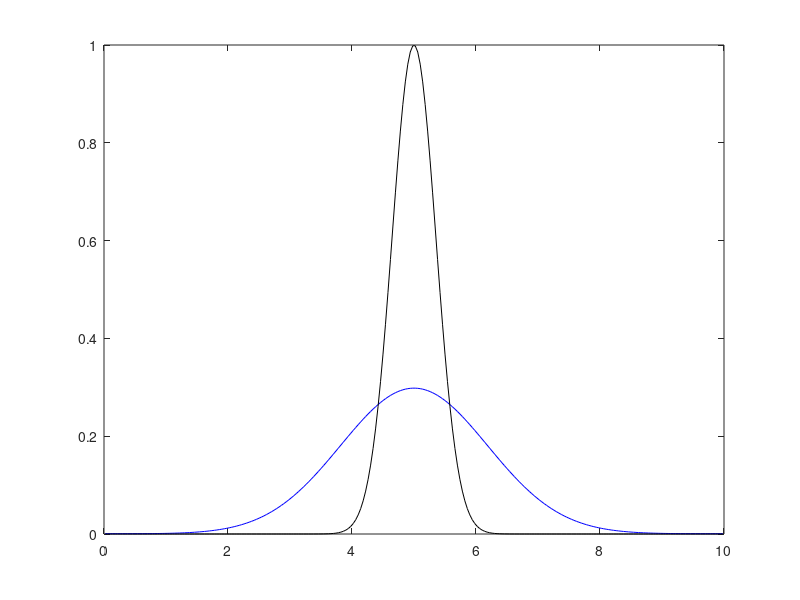
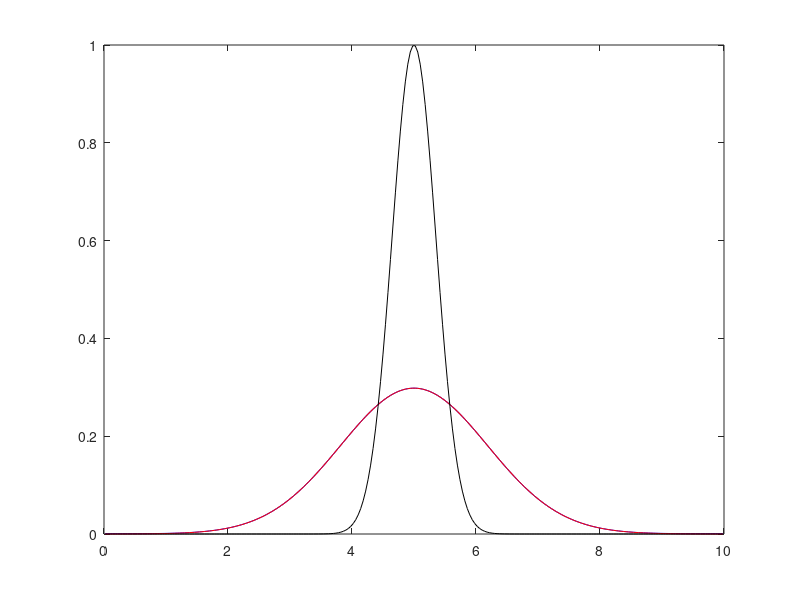

MATLAB code for these plots, in order:
% This script solve 1D diffusion equation with an explicit method.
% One need to choose very small timestep to have accurate result!
%Diffusion Eq: dTdt=D*Laplace(T)+f
%Adding pseudo time: dTdtau=dTdt-D*Laplace(T)-f

clear;clf
Lx = 10;
D  = 100;
nx = 250*1; %nx cell
dx = Lx/nx;
Imax = 100*nx;
%Initiation
x  = linspace(0,Lx,nx+1);
xc = (x(1:end-1)+x(2:end))/2;
T  = zeros(1,nx);
a  = 0.5*Lx;
t0 = Lx*Lx/D/1600;
T0 = exp(-(xc-a).^2/4/D/t0); 
%T0=exp(-((xc-a)).^2/D/(4*1/4)); % t=1/4;
Told = T0;
T  = T0;
f=sin(xc);f(:)=0;
%Boundary condition
%T(1)=Tana(1);T(end)=Tana(end);
dTdt=zeros(1,nx-2);
%P([1 end])=0;

cnt=100;
epsi=1e-3;

tsc = Lx*Lx/D;% 100
dt  = 0.01 %0.01*tsc
CFL = 0.8;
ndim=1;
itertol=0;
dtaudiff=CFL*dx*dx/2/D/ndim;
dt=dtaudiff*0.1;
time=0;
ttol=0.01*tsc; %0.1*tsc;
Tana0 = sqrt(t0/(t0+ttol)).*exp(-(xc-a).^2/(4*D*(t0+ttol)));
T(1)=Tana0(1);T(end)=Tana0(end);
it=0;

figure()
while (time<ttol*0.99 &&it<10000)
       q=-D*diff(T)/dx;
      % dTdt=(D*diff(T,2,2)/dx/dx+f(2:end-1));
       dTdt=(-diff(q)/dx+f(2:end-1));
       T(2:end-1)=T(2:end-1)+dt*dTdt;  % assume fixed boundary condition!
    %itertol=itertol+iter;
 it=it+1;time=time+dt;
 Told=T;
 if mod(it,100)==0
     it
 plot(xc,T,'b',xc,T0,'k');drawnow%hold on
 end
 end

%Tana=1/sqrt(4*(ttol+1/4)).*exp(-(xc-a).^2/(4*D*(ttol+1/4)));
 %,xc,Tana,'r'
 Tana = sqrt(t0/(t0+time)).*exp(-(xc-a).^2/(4*D*(t0+time)));
figure();plot(xc,T,'b',xc,Tana,'r',xc,T0,'k')

fprintf('Total %d step are calculated.\n The physical time is =%3.1f\n',it,time,itertol); 
